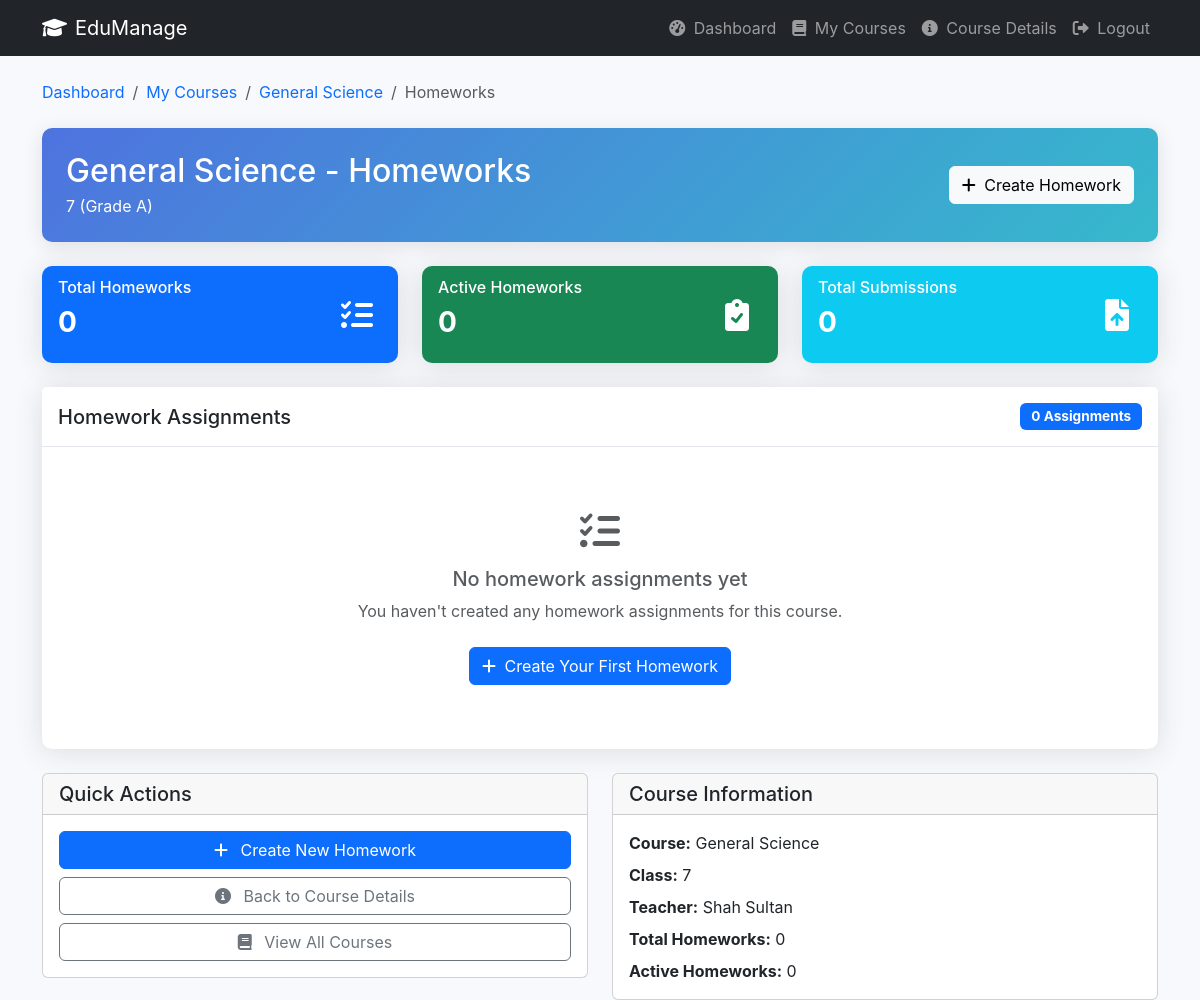
Page /course/1/homeworks/ (signed in) on the earlier database version.
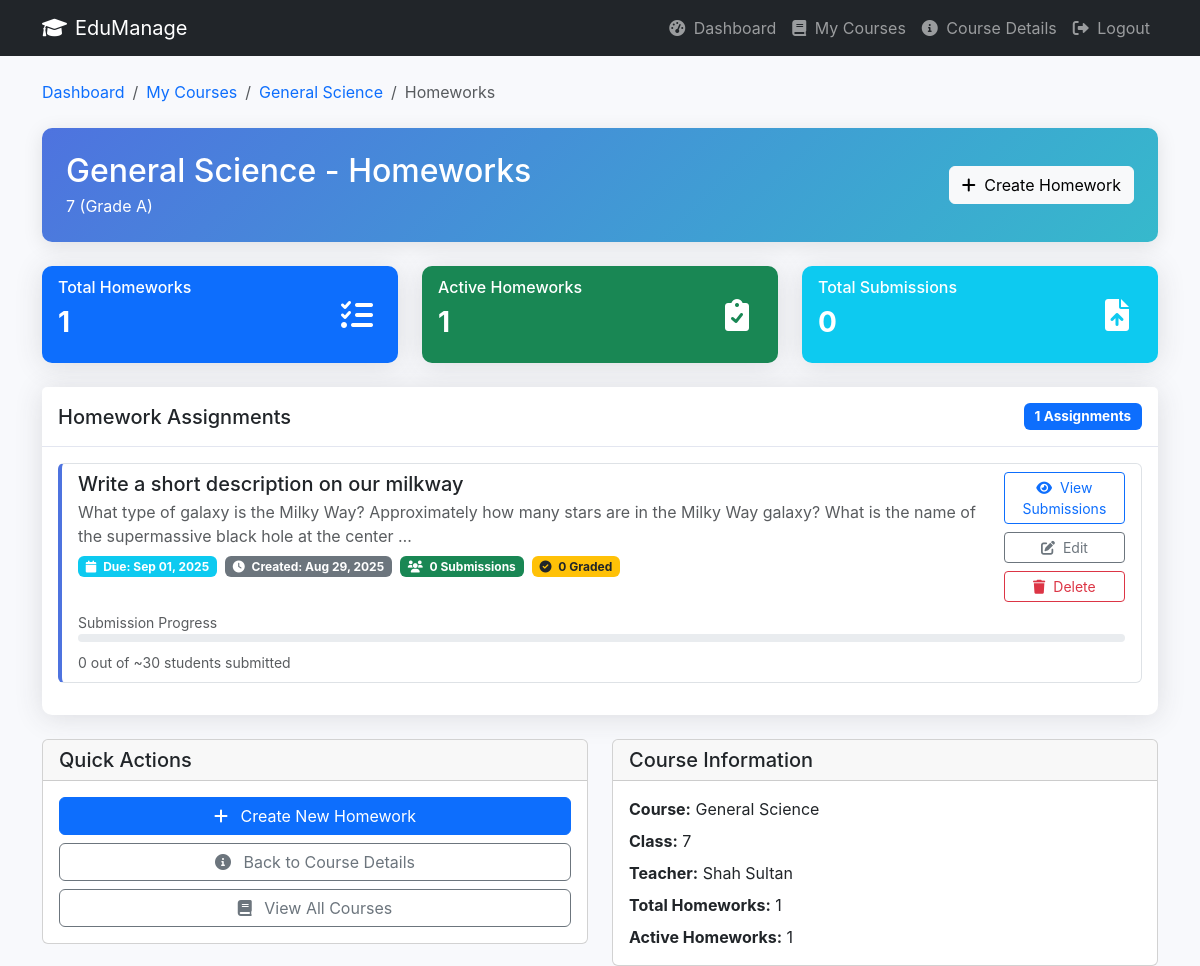
Same page on the later database version.
### core/models.py (models this page shows, shortened)
class Homework(models.Model):
    course = models.ForeignKey(Course, on_delete=models.CASCADE)
    title = models.CharField(max_length=200)
    description = models.TextField(blank=True)
    due_date = models.DateField()
    created_at = models.DateTimeField(auto_now_add=True)
    created_by = models.ForeignKey(User, on_delete=models.SET_NULL, null=True)

### core/views.py (the view)
# urls.py: path("course/<int:course_id>/homeworks/", views.course_homeworks, name="course_homeworks"),
@login_required
def course_homeworks(request, course_id):
    course = get_object_or_404(Course, id=course_id)
    if request.user.role != 'teacher' or course.teacher != request.user:
        messages.error(request, "You don't have permission to view these homeworks.")
        return redirect('dashboard')
    homeworks = Homework.objects.filter(course=course).order_by('-created_at')
    total_submissions = 0
    active_homeworks_count = 0
    now = timezone.now()
    for homework in homeworks:
        homework.submission_count = HomeworkSubmission.objects.filter(homework=homework).count()
        homework.graded_count = HomeworkSubmission.objects.filter(homework=homework, grade__isnull=False).count()
        total_submissions += homework.submission_count
        if homework.due_date >= now.date():
            active_homeworks_count += 1
    context = {
        'course': course,
        'homeworks': homeworks,
        'now': now,
        'total_submissions': total_submissions,
        'active_homeworks_count': active_homeworks_count,
    }
    return render(request, 'teacher/course_homeworks.html', context)

### core/templates/teacher/course_homeworks.html (shortened to what the changed rows need)
<!DOCTYPE html>
<html lang="en">
<head>
    <link href="https://cdn.jsdelivr.net/npm/bootstrap@5.3.0-alpha1/dist/css/bootstrap.min.css" rel="stylesheet">
    <link href="https://cdnjs.cloudflare.com/ajax/libs/font-awesome/6.0.0/css/all.min.css" rel="stylesheet">
</head>
<body>
    <div class="container">
        <div class="course-header p-4 mb-4">
            <div class="d-flex justify-content-between align-items-center">
                <div>
                    <h2 class="mb-1">{{ course.title }} - Homeworks</h2>
                </div>
            </div>
        </div>
        <div class="row mb-4">
            <div class="col-md-4">
                <div class="stats-card card bg-primary text-white">
                    <div class="card-body">
                        <div class="d-flex align-items-center">
                            <div class="flex-grow-1">
                                <h6 class="card-subtitle">Total Homeworks</h6>
                                <h3 class="fw-bold mt-2">{{ homeworks.count }}</h3>
                            </div>
                        </div>
                    </div>
                </div>
            </div>
            <div class="col-md-4">
                <div class="stats-card card bg-success text-white">
                    <div class="card-body">
                        <div class="d-flex align-items-center">
                            <div class="flex-grow-1">
                                <h6 class="card-subtitle">Active Homeworks</h6>
                                <h3 class="fw-bold mt-2">{{ active_homeworks_count }}</h3>
                            </div>
                        </div>
                    </div>
                </div>
            </div>
        </div>
        <div class="card homework-card">
            <div class="card-header py-3 d-flex justify-content-between align-items-center">
                <h5 class="m-0 font-weight-bold">Homework Assignments</h5>
                <span class="badge bg-primary status-badge">{{ homeworks.count }} Assignments</span>
            </div>
            <div class="card-body">
                {% if homeworks %}
                    <div class="list-group">
                        {% for homework in homeworks %}
                            <div class="list-group-item homework-item mb-3">
                                <div class="d-flex justify-content-between align-items-start">
                                    <div class="flex-grow-1">
                                        <h5 class="mb-1">{{ homework.title }}</h5>
                                        <p class="mb-2 text-muted">{{ homework.description|truncatewords:30 }}</p>
                                        <div class="d-flex flex-wrap gap-2 mb-2">
                                            <span class="badge {% if homework.due_date < now.date %}bg-danger{% else %}bg-info{% endif %}">
                                                <i class="fas fa-calendar me-1"></i> Due: {{ homework.due_date|date:"M d, Y" }}
                                            </span>
                                            <span class="badge bg-secondary">
                                                <i class="fas fa-clock me-1"></i> Created: {{ homework.created_at|date:"M d, Y" }}
                                            </span>
                                            <span class="badge bg-success">
                                                <i class="fas fa-users me-1"></i> {{ homework.submission_count }} Submissions
                                            </span>
                                            <span class="badge bg-warning text-dark">
                                                <i class="fas fa-check-circle me-1"></i> {{ homework.graded_count }} Graded
                                            </span>
                                        </div>
                                    </div>
                                    <div class="d-flex flex-column gap-2">
                                        <a href="{% url 'view_submissions' homework.id %}" class="btn btn-sm btn-outline-primary">
                                            <i class="fas fa-eye me-1"></i> View Submissions
                                        </a>
                                        <a href="#" class="btn btn-sm btn-outline-secondary">
                                            <i class="fas fa-edit me-1"></i> Edit
                                        </a>
                                        <a href="#" class="btn btn-sm btn-outline-danger">
                                            <i class="fas fa-trash me-1"></i> Delete
                                        </a>
                                    </div>
                                </div>
                                <div class="mt-2">
                                    <small class="text-muted">Submission Progress</small>
                                    <div class="progress mb-2">
                                    </div>
                                    <small class="text-muted">
                                        {{ homework.submission_count }} out of ~30 students submitted
                                    </small>
                                </div>
                            </div>
                        {% endfor %}
                    </div>
                {% else %}
                    <div class="text-center py-5">
                        <i class="fas fa-tasks fs-1 text-muted mb-3"></i>
                        <h5 class="text-muted">No homework assignments yet</h5>
                        <p class="text-muted">You haven't created any homework assignments for this course.</p>
                        <a href="{% url 'create_homework' course.id %}" class="btn btn-primary mt-2">
                            <i class="fas fa-plus me-1"></i> Create Your First Homework
                        </a>
                    </div>
                {% endif %}
            </div>
        </div>
        <div class="row mt-4">
            <div class="col-md-6">
                <div class="card">
                    <div class="card-body">
                        <div class="mb-2">
                            <strong>Course:</strong> {{ course.title }}
                        </div>
                        <div class="mb-2">
                            <strong>Class:</strong> {{ course.classroom.name }}
                        </div>
                        <div class="mb-2">
                            <strong>Teacher:</strong> {{ course.teacher.get_full_name|default:course.teacher.username }}
                        </div>
                        <div class="mb-2">
                            <strong>Total Homeworks:</strong> {{ homeworks.count }}
                        </div>
                        <div>
                            <strong>Active Homeworks:</strong> {{ active_homeworks_count }}
                        </div>
                    </div>
                </div>
            </div>
        </div>
    </div>
</body>
</html>

Differences in the rows shown:
added Homework: title "Write a short description on our milkway", description "What type of galaxy is the Milky Way? Approximately how many stars are in the Milky Way galaxy? What is the name of the supermassive black hole at the center …", due_date "Sep 01, 2025", created_at "Aug 29, 2025", submission_count "0", graded_count "0"
Other differences:
{{ homeworks.count }}: "0" → "1"
{{ active_homeworks_count }}: "0" → "1"
text no longer shown: "No homework assignments yet You haven't created any homework assignments for this course. Create Your First Homework"
